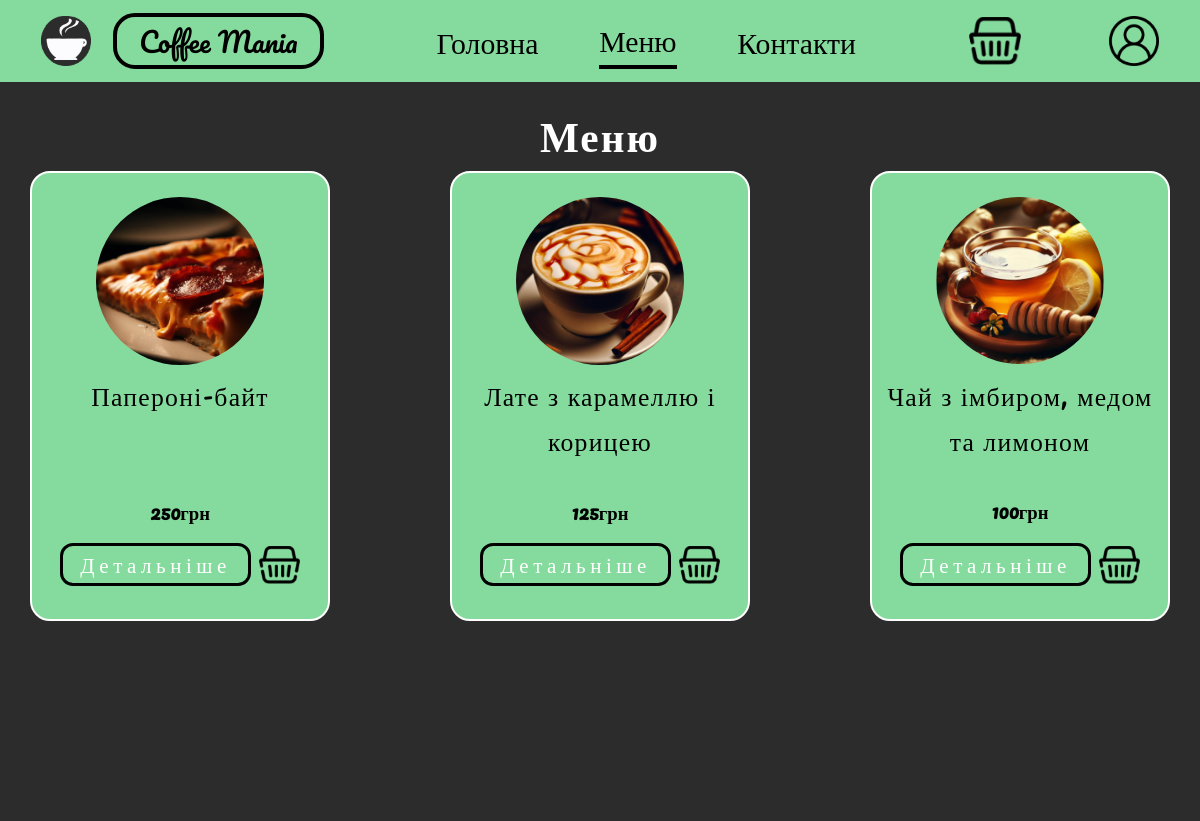
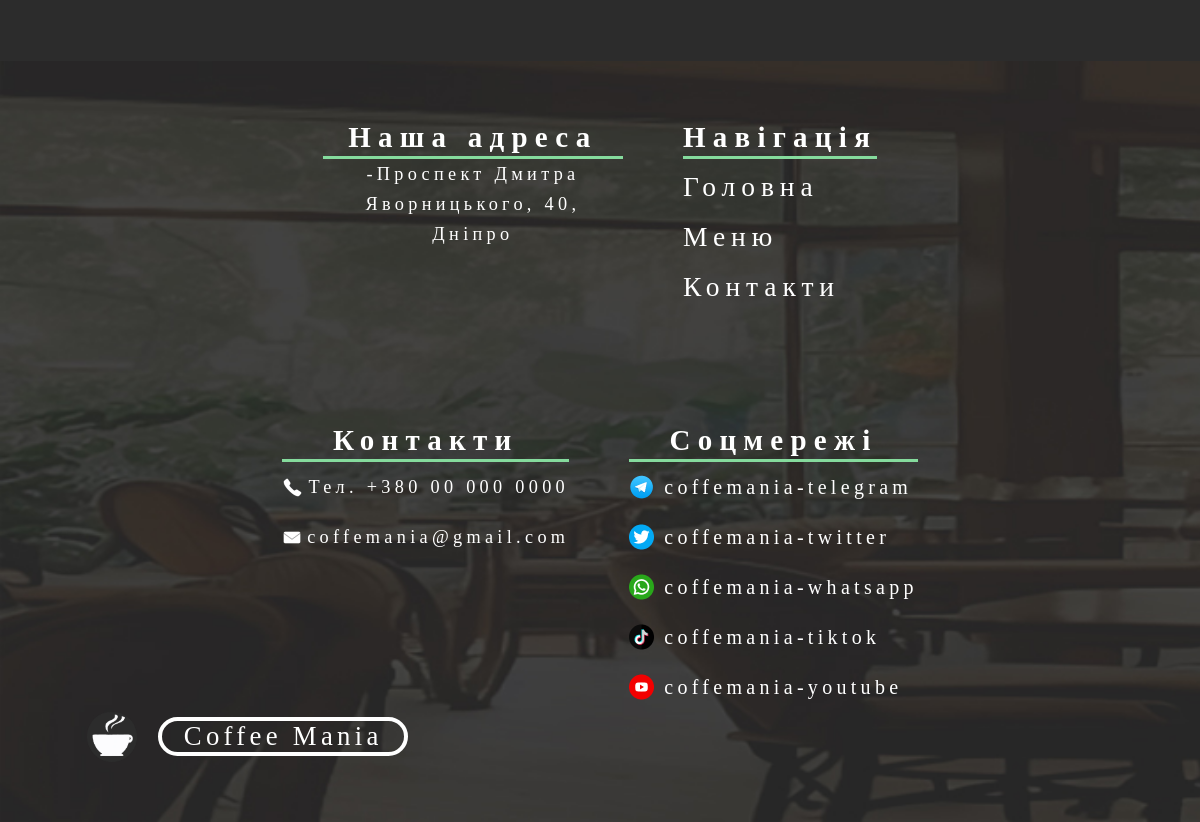
Before: /menu/ with the older database file (2 pictures, top to bottom).
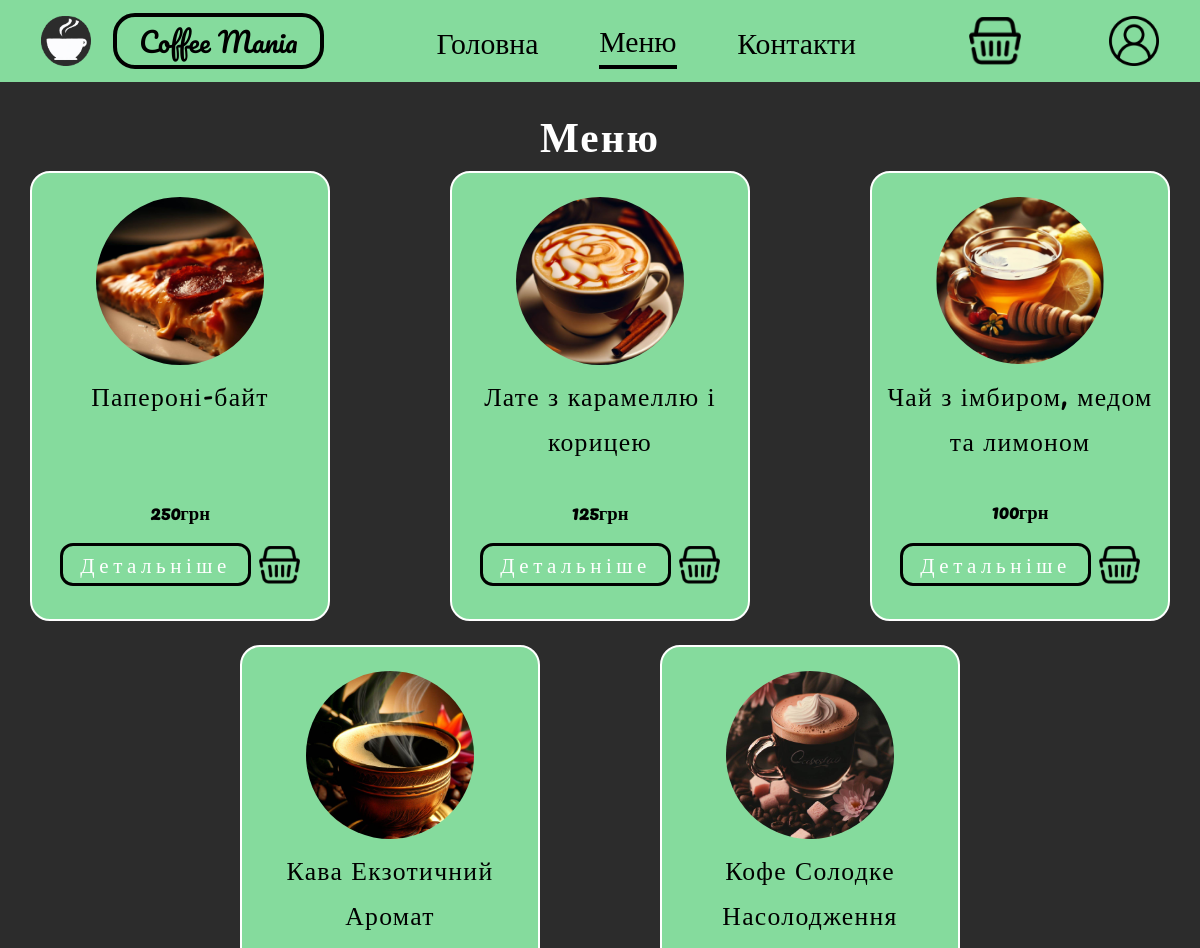
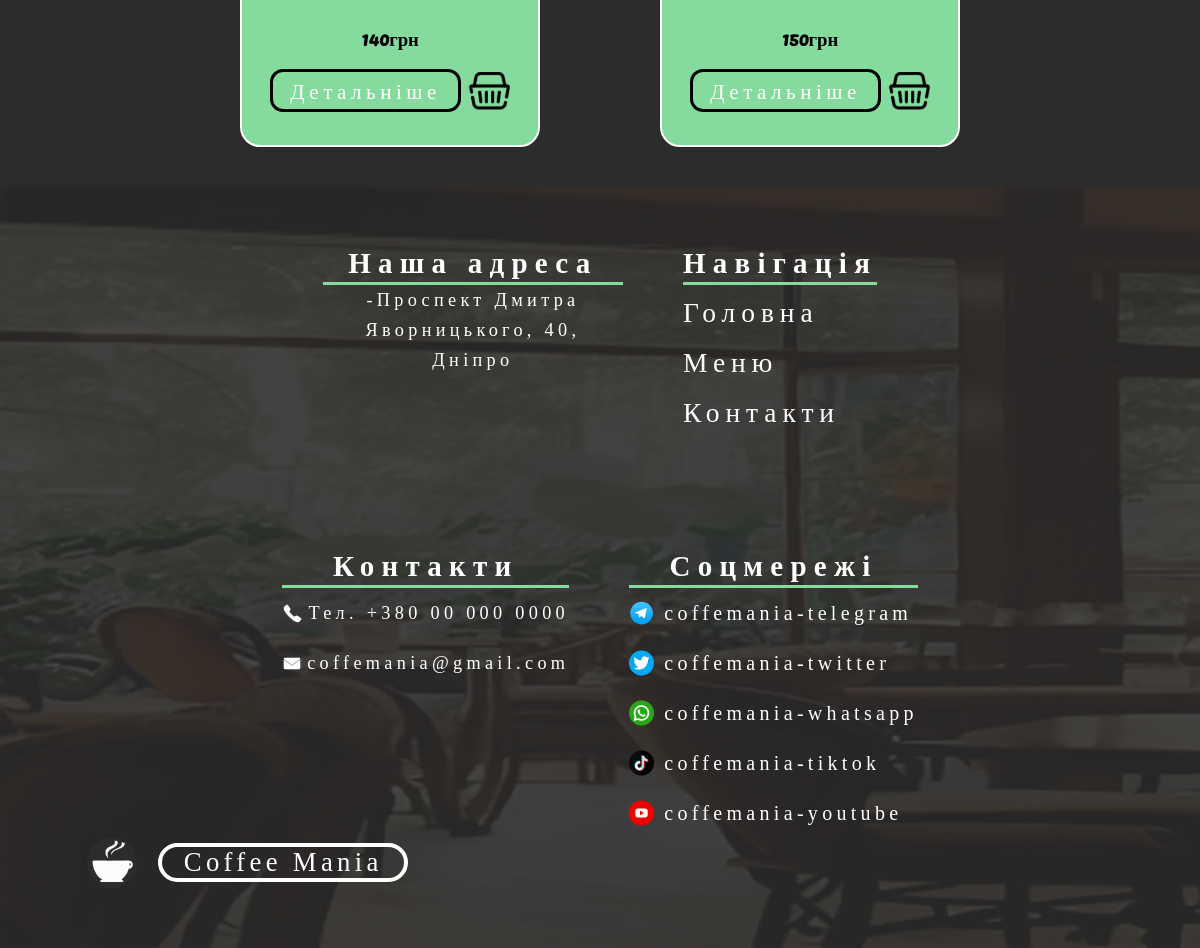
After: the same page with the newer database file (2 pictures, top to bottom).
### shop/models.py (models this page shows, shortened)
class Product(models.Model):
    name = models.CharField(max_length=255)
    image = models.ImageField(upload_to= "products")
    description = models.TextField()
    price = models.CharField(max_length=255)
    def get_absolute_url(self):
        return reverse('product', kwargs = {'product_pk': self.pk})

### shop/views.py (the view)
# urls.py: path('menu/', show_shop, name = 'menu_page'),
def show_shop(request):
    all_products = Product.objects.all()
    return render(request, 'shop/shop.html', context={'all_products': all_products})

### shop/templates/shop/shop.html (shortened to what this page needs)
{% extends 'base/base.html' %}
{% load static %}
{% block css %}
<link rel="stylesheet" href="{% static 'shop/shop.css' %}">{% endblock %}
{% block js %}
<link rel="stylesheet" href="{% static 'basket_css/basket.css' %}">
{% endblock %}
{% block content %}
<div class="menu" id="content">
    <h2>Меню</h2>
    <div class="product-block">
        {% for product in all_products %}
        <div class="product-all">
            <img class = 'product-img' src="{{ product.image.url }}" alt="{{ product.name }}">
            <div class="desc">
                <p>{{ product.name }}</p>
                <h3>{{ product.price }}грн</h3>
                <div class="buttons-in-product">
                    <a class="product-button" href="{{ product.get_absolute_url }}">Детальніше</a>
                    <img class="add-product-button basket-button" src="{% static 'img/header_logo/basket.png' %}">
                </div>
            </div>
        </div>
        {% endfor %}
    </div>
</div>
{% endblock %}

### user_interface/templates/base/base.html (shortened to what this page needs)
<html lang="en">
{% load static %}
<head>
    <link rel="stylesheet" href="{% static 'base/base.css' %}">
    {% block css %}{% endblock %}
    {% block js %}{% endblock %}
</head>
<body>
    <header>
        <div class="inner-header">
            <a class="logo" href="{% url 'main_page' %}">
                <img class="logo-img" src="{% static 'img/header_logo/logo.png' %}">
                <span class="logo-text">Coffee Mania</span>
            </a>
            <div class="menu-buttons">
                <a href="{% url 'main_page' %}" class="menu-button">Головна</a>
                <a href="{% url 'menu_page' %}" class="menu-button">Меню</a>
                <a href="{% url 'contact_page' %}" class="menu-button">Контакти</a>
            </div>
            <img class="basket_btn" src="{% static 'img/header_logo/basket.png' %}">
            <span class="profile_btn">{{ user.first_name }}<img src="{% static 'img/header_logo/profile.png' %}"></span>
        </div>
    </header>
    <main>
        {% block content%}{% endblock %}
    </main>
    <footer>
        <div class="block_footer_info">
            <div class="inner-footer">
                <div class="first_block">
                    <div class="our-address">
                        <h2>Наша адреса</h2>
                        <p>-Проспект Дмитра Яворницького, 40, Дніпро</p>
                    </div>
                    <div class="navigation">
                        <h2>Навігація</h2>
                        <div class="">
                            <p><a href="{% url 'main_page' %}" class="">Головна</a></p>
                            <p><a href="{% url 'menu_page' %}" class="">Меню</a></p>
                            <p><a href="{% url 'contact_page' %}" class="">Контакти</a></p>
                        </div>
                    </div>
                </div>
                <div class="second_block">
                    <div class="contacts">
                        <h2>Контакти</h2>
                        <p><img src="{% static 'img/social_media/phone.png' %}">Тел. +380 00 000 0000</p>
                        <p><img src="{% static 'img/social_media/email.png' %}">coffemania@gmail.com</p>
                    </div>
                    <div class="social-networks">
                        <h2>Соцмережі</h2>
                        <p><img src="{% static 'img/social_media/tg.png' %}">coffemania-telegram</p>
                        <p><img src="{% static 'img/social_media/tw.png' %}">coffemania-twitter</p>
                        <p><img src="{% static 'img/social_media/ws.png' %}">coffemania-whatsapp</p>
                        <p><img src="{% static 'img/social_media/tt.png' %}">coffemania-tiktok</p>
                        <p><img src="{% static 'img/social_media/yt.png' %}">coffemania-youtube</p>
                    </div>
                </div>
            </div>
            <a class="logo logo-footer" href="{% url 'main_page' %}">
                <img class="logo-img" src="{% static 'img/header_logo/logo.png' %}">
                <div class="logo-text"><span>Coffee Mania</span></div>
            </a>
        </div>
    </footer>
</body>
</html>

### user_interface/static/base/base.css (style rules this page uses)
* { margin: 0; padding: 0; box-sizing: border-box; }
body { overflow-x: hidden; }
header { display: -webkit-box; display: -ms-flexbox; display: flex; -webkit-box-pack: center; -ms-flex-pack: center; justify-content: center; position: sticky; width: 100%; height: -webkit-fit-content; height: -moz-fit-content; height: fit-content; padding: 0.8em 0; left: 0; top: 0; background: #85DB9D; margin: 0 auto; z-index: 10; }
.inner-header { width: 100%; height: 100%; display: -webkit-box; display: -ms-flexbox; display: flex; -webkit-box-orient: horizontal; -webkit-box-direction: normal; -ms-flex-direction: row; flex-direction: row; -webkit-box-align: center; -ms-flex-align: center; align-items: center; font-family: 'Pacifico', cursive; justify-content: space-around; }
.logo-img { width: 50px; }
.logo-text { font-size: calc(20px + 12 * (100vw / 1920)); border: 4px solid #000000; border-radius: 0.8em; padding: 0 0.8em; margin-left: 0.8em; color: black; }
.logo { display: -webkit-box; display: -ms-flexbox; display: flex; width: -webkit-fit-content; width: -moz-fit-content; width: fit-content; align-items: center; text-decoration: none; }
.menu-buttons { display: -webkit-box; display: -ms-flexbox; display: flex; -webkit-box-align: center; -ms-flex-align: center; align-items: center; justify-content: space-around; width: 40%; height: 100%; font-family: 'Pacifico', cursive; font-size: calc(26px + 6 * (100vw / 1920)); }
.menu-button { color: black; text-decoration: none; transition: 0.3s; }
.profile_btn { cursor: pointer; font-family: 'Roboto'; font-style: normal; font-weight: 400; display: flex; align-items: center; font-size: calc(18px + 4 * (100vw / 1920)); }
.profile_btn img { height: 50px; cursor: pointer; margin-left: 5px; }
.basket_btn { height: 3em; cursor: pointer; }
.active { border-bottom: 4px solid black; }
footer { font-family: 'Orelega One'; font-style: normal; font-weight: 400; font-size: 20px; text-align: center; letter-spacing: 0.215em; color: #FFFFFF; display: flex; align-items: center; justify-content: center; background-size: cover; width: 100vw; height: fit-content; padding: 3em 0; background-repeat: no-repeat; -webkit-background-size: cover; -moz-background-size: cover; -moz-background-size: cover; background-size: cover; background-image: url(../img/bgs/footer_bg.jpg); }
.first_block, .second_block { display: flex; flex-wrap: wrap; align-items: start; justify-content: space-between; gap: 5vw; }
.block_footer_info { display: flex; flex-direction: column; align-items: center; width: 95%; height: 80%; }
.inner-footer { display: flex; flex-wrap: wrap; flex-direction: row; justify-content: center; align-items: start; width: 100%; height: 100%; gap: 5vw; }
.our-address, .contacts { display: flex; flex-direction: column; align-items: center; }
.our-address h2, .navigation h2, .contacts h2, .social-networks h2 { width: 100%; font-size: calc(24px + 8 * (100vw / 1920)); text-align: center; letter-spacing: 0.25em; border-bottom: rgb(133, 219, 157) 3px solid; padding: 0 0 2px 0; }
.our-address p { display: flex; flex-direction: column; align-items: center; line-height: 30px; max-width: 300px; font-size: calc(12px + 10 * (100vw / 1920)); }
.navigation { display: flex; flex-direction: column; align-items: start; margin-bottom: 10%; }
.navigation p a, .navigation p { width: fit-content; color: #FFFFFF; text-decoration: none; font-family: 'Pacifico'; font-style: normal; font-weight: 400; font-size: calc(20px + 12 * (100vw / 1920)); line-height: 50px; letter-spacing: 0.215em; transition: 0.3s; }
.contacts p { font-size: calc(12px + 10 * (100vw / 1920)); line-height: 50px; display: flex; flex-direction: row; justify-content: center; align-items: center; padding: 0px; gap: 5px; }
.social-networks p { display: flex; align-items: center; justify-content: start; line-height: 50px; }
.social-networks img { margin-right: 10px; }
.logo-footer { width: 90%; }
.logo-footer .logo-text { font-size: calc(18px + 14 * (100vw / 1920)); border: 4px solid #ffffff; border-radius: 0.8em; padding: 0 0.8em; margin-left: 0.8em; color: rgb(255, 255, 255); }

Changed rows visible on the page:
added Product: image (picture), name "Кава Екзотичний Аромат", price "140"
added Product: image (picture), name "Кофе Солодке Насолодження", price "150"
